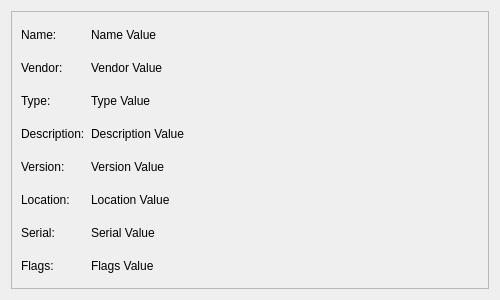
<?xml version="1.0" encoding="UTF-8"?>
<ui version="4.0">
 <class>OpenRGBDeviceInfoPageUi</class>
 <widget class="QFrame" name="OpenRGBDeviceInfoPageUi">
  <property name="geometry">
   <rect>
    <x>0</x>
    <y>0</y>
    <width>500</width>
    <height>300</height>
   </rect>
  </property>
  <property name="windowTitle">
   <string>Device info page</string>
  </property>
  <property name="autoFillBackground">
   <bool>false</bool>
  </property>
  <property name="frameShape">
   <enum>QFrame::NoFrame</enum>
  </property>
  <property name="frameShadow">
   <enum>QFrame::Sunken</enum>
  </property>
  <layout class="QGridLayout" name="gridLayout" columnstretch="0">
   <item row="0" column="0">
    <widget class="QFrame" name="DeviceInfoFrame">
     <property name="autoFillBackground">
      <bool>true</bool>
     </property>
     <property name="frameShape">
      <enum>QFrame::StyledPanel</enum>
     </property>
     <property name="frameShadow">
      <enum>QFrame::Sunken</enum>
     </property>
     <layout class="QGridLayout" name="gridLayout_2" columnstretch="0,1">
      <item row="4" column="1">
       <widget class="QLabel" name="VersionValue">
        <property name="text">
         <string notr="true">Version Value</string>
        </property>
        <property name="wordWrap">
         <bool>true</bool>
        </property>
       </widget>
      </item>
      <item row="6" column="0">
       <widget class="QLabel" name="SerialLabel">
        <property name="text">
         <string>Serial:</string>
        </property>
       </widget>
      </item>
      <item row="6" column="1">
       <widget class="QLabel" name="SerialValue">
        <property name="text">
         <string notr="true">Serial Value</string>
        </property>
        <property name="wordWrap">
         <bool>true</bool>
        </property>
       </widget>
      </item>
      <item row="0" column="0">
       <widget class="QLabel" name="NameLabel">
        <property name="text">
         <string>Name:</string>
        </property>
       </widget>
      </item>
      <item row="0" column="1">
       <widget class="QLabel" name="NameValue">
        <property name="text">
         <string notr="true">Name Value</string>
        </property>
        <property name="wordWrap">
         <bool>true</bool>
        </property>
       </widget>
      </item>
      <item row="1" column="0">
       <widget class="QLabel" name="VendorLabel">
        <property name="text">
         <string>Vendor:</string>
        </property>
       </widget>
      </item>
      <item row="1" column="1">
       <widget class="QLabel" name="VendorValue">
        <property name="text">
         <string notr="true">Vendor Value</string>
        </property>
        <property name="wordWrap">
         <bool>true</bool>
        </property>
       </widget>
      </item>
      <item row="2" column="0">
       <widget class="QLabel" name="TypeLabel">
        <property name="text">
         <string>Type:</string>
        </property>
       </widget>
      </item>
      <item row="2" column="1">
       <widget class="QLabel" name="TypeValue">
        <property name="text">
         <string notr="true">Type Value</string>
        </property>
        <property name="wordWrap">
         <bool>true</bool>
        </property>
       </widget>
      </item>
      <item row="3" column="1">
       <widget class="QLabel" name="DescriptionValue">
        <property name="text">
         <string notr="true">Description Value</string>
        </property>
        <property name="wordWrap">
         <bool>true</bool>
        </property>
       </widget>
      </item>
      <item row="3" column="0">
       <widget class="QLabel" name="DescriptionLabel">
        <property name="text">
         <string>Description:</string>
        </property>
       </widget>
      </item>
      <item row="4" column="0">
       <widget class="QLabel" name="VersionLabel">
        <property name="text">
         <string>Version:</string>
        </property>
       </widget>
      </item>
      <item row="5" column="0">
       <widget class="QLabel" name="LocationLabel">
        <property name="text">
         <string>Location:</string>
        </property>
       </widget>
      </item>
      <item row="5" column="1">
       <widget class="QLabel" name="LocationValue">
        <property name="text">
         <string notr="true">Location Value</string>
        </property>
        <property name="wordWrap">
         <bool>true</bool>
        </property>
       </widget>
      </item>
      <item row="7" column="0">
       <widget class="QLabel" name="FlagsLabel">
        <property name="text">
         <string>Flags:</string>
        </property>
       </widget>
      </item>
      <item row="7" column="1">
       <widget class="QLabel" name="FlagsValue">
        <property name="text">
         <string notr="true">Flags Value</string>
        </property>
        <property name="wordWrap">
         <bool>true</bool>
        </property>
       </widget>
      </item>
     </layout>
    </widget>
   </item>
  </layout>
 </widget>
 <resources/>
 <connections/>
</ui>
